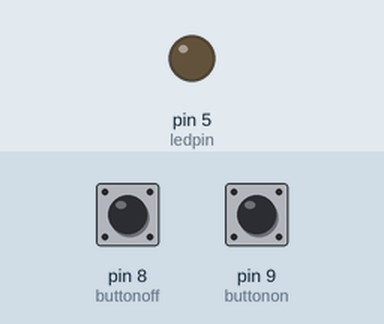
The sketch below on a simulated Arduino Uno, built with avr-gcc and run on an emulated ATmega328P. Parts: output pins drawn as LEDs (lit = HIGH). The test bench sets the inputs (shaded band); at power-on: pin 9 (buttonon) HIGH, pin 8 (buttonoff) HIGH.

Above: at 1.2 s.
1.3 s: pin 9 (buttonon) pulled LOW for 0.15 s
At 1.6 s:
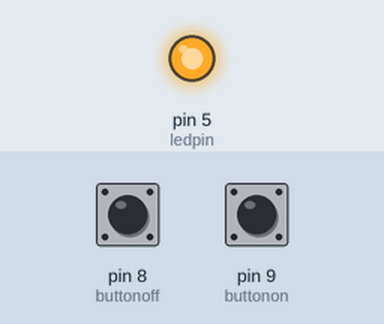
2.9 s: pin 8 (buttonoff) pulled LOW for 0.15 s
At 4.0 s:
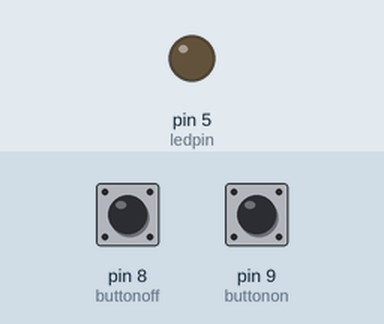
4.5 s: pin 9 (buttonon) pulled LOW for 1 s
At 5.2 s:
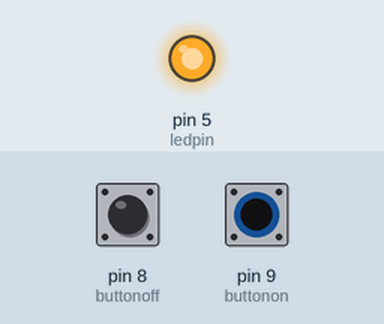
7.0 s: pin 8 (buttonoff) driven LOW and pin 9 (buttonon) driven LOW
At 7.4 s:
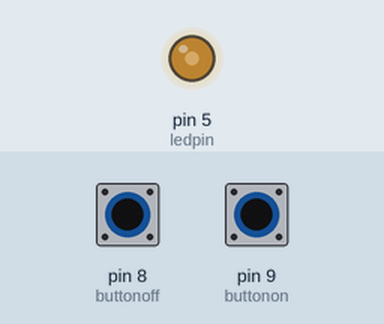
8.5 s: pin 8 (buttonoff) driven HIGH
At 9.3 s:
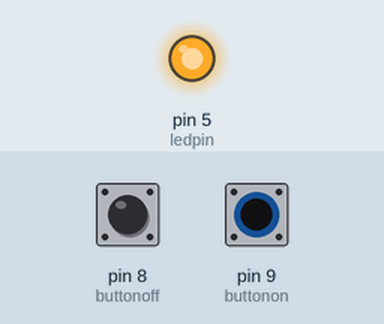
Timing chart, 0 to 11.0 s (numbered marks = the images above; inputs shaded):
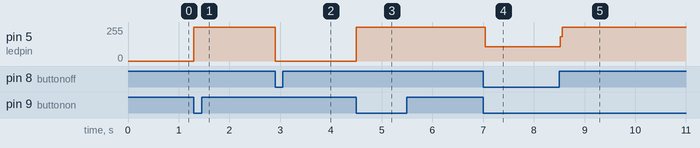

Measured:
- after the input at 1.3 s, pin 5 (ledpin): 0/255 → 255/255 at once
- after the input at 2.9 s, pin 5 (ledpin): 255/255 → 0/255 at once
- after the input at 4.5 s, pin 5 (ledpin): 0/255 → 255/255 at once
- after the input at 7.0 s, pin 5 (ledpin): 255/255 → 108/255 at once
- after the input at 8.5 s, pin 5 (ledpin): 108/255 → 255/255 at once

The sketch:

BUTTONS.ino
```cpp
int ledpin = 5;
int buttonon= 9;
int buttonoff = 8;


void setup() {
  pinMode(ledpin,OUTPUT);
  pinMode(buttonon, INPUT_PULLUP);
  pinMode(buttonoff,INPUT_PULLUP);
  // put your setup code here, to run once:

}

void loop() {
  // put your main code here, to run repeatedly:
  if (digitalRead(buttonon) == LOW)
  {
    digitalWrite(ledpin, HIGH);
  }
  if (digitalRead(buttonoff) == LOW)
  {
    digitalWrite(ledpin, LOW);
  }
}
```
